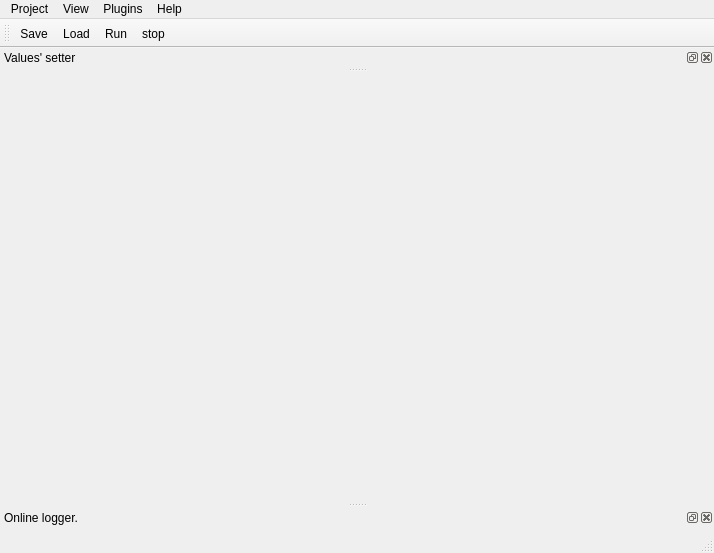
<?xml version="1.0" encoding="UTF-8"?>
<ui version="4.0">
 <class>first_face</class>
 <widget class="QMainWindow" name="first_face">
  <property name="geometry">
   <rect>
    <x>0</x>
    <y>0</y>
    <width>714</width>
    <height>553</height>
   </rect>
  </property>
  <property name="windowTitle">
   <string>RIO</string>
  </property>
  <property name="windowIcon">
   <iconset resource="res.qrc">
    <normaloff>:/first_face/res/main_icon.png</normaloff>:/first_face/res/main_icon.png</iconset>
  </property>
  <widget class="QWidget" name="centralwidget"/>
  <widget class="QStatusBar" name="statusbar"/>
  <widget class="QToolBar" name="toolBar">
   <property name="windowTitle">
    <string>toolBar</string>
   </property>
   <attribute name="toolBarArea">
    <enum>TopToolBarArea</enum>
   </attribute>
   <attribute name="toolBarBreak">
    <bool>false</bool>
   </attribute>
   <addaction name="save"/>
   <addaction name="load"/>
   <addaction name="run"/>
   <addaction name="stop"/>
  </widget>
  <widget class="QDockWidget" name="online_log">
   <property name="toolTip">
    <string>Online log.</string>
   </property>
   <property name="statusTip">
    <string>Online log.</string>
   </property>
   <property name="whatsThis">
    <string>Online log.</string>
   </property>
   <property name="floating">
    <bool>false</bool>
   </property>
   <property name="features">
    <set>QDockWidget::AllDockWidgetFeatures</set>
   </property>
   <property name="windowTitle">
    <string>Online logger.</string>
   </property>
   <attribute name="dockWidgetArea">
    <number>8</number>
   </attribute>
   <widget class="QWidget" name="dockWidgetContents_2">
    <layout class="QHBoxLayout" name="horizontalLayout">
     <property name="spacing">
      <number>2</number>
     </property>
     <property name="margin">
      <number>2</number>
     </property>
    </layout>
   </widget>
  </widget>
  <widget class="QDockWidget" name="values_setter">
   <property name="toolTip">
    <string>Values' setter.</string>
   </property>
   <property name="statusTip">
    <string>Values' setter.</string>
   </property>
   <property name="whatsThis">
    <string>Values' setter.</string>
   </property>
   <property name="locale">
    <locale language="English" country="UnitedStates"/>
   </property>
   <property name="floating">
    <bool>false</bool>
   </property>
   <property name="windowTitle">
    <string>Values' setter</string>
   </property>
   <attribute name="dockWidgetArea">
    <number>4</number>
   </attribute>
   <widget class="QWidget" name="dockWidgetContents"/>
  </widget>
  <widget class="QMenuBar" name="menubar">
   <property name="geometry">
    <rect>
     <x>0</x>
     <y>0</y>
     <width>714</width>
     <height>21</height>
    </rect>
   </property>
   <widget class="QMenu" name="project_menu">
    <property name="toolTip">
     <string>The project's menu.</string>
    </property>
    <property name="statusTip">
     <string>The project's menu.</string>
    </property>
    <property name="title">
     <string>Project</string>
    </property>
    <addaction name="save"/>
    <addaction name="save_as"/>
    <addaction name="load"/>
    <addaction name="separator"/>
    <addaction name="exit"/>
   </widget>
   <widget class="QMenu" name="help_menu">
    <property name="toolTip">
     <string>The help's menu.</string>
    </property>
    <property name="statusTip">
     <string>The help's menu.</string>
    </property>
    <property name="title">
     <string>Help</string>
    </property>
    <addaction name="about"/>
    <addaction name="license"/>
    <addaction name="guide"/>
   </widget>
   <widget class="QMenu" name="menu_view">
    <property name="title">
     <string>View</string>
    </property>
    <widget class="QMenu" name="menu_languages">
     <property name="toolTip">
      <string>Choose this application language.</string>
     </property>
     <property name="statusTip">
      <string>Choose this application language.</string>
     </property>
     <property name="title">
      <string>Language</string>
     </property>
    </widget>
    <addaction name="show_values_setter"/>
    <addaction name="show_online_log"/>
    <addaction name="menu_languages"/>
   </widget>
   <widget class="QMenu" name="menu_plugins">
    <property name="title">
     <string>Plugins</string>
    </property>
    <widget class="QMenu" name="menu_open_plugin">
     <property name="title">
      <string>Open</string>
     </property>
    </widget>
    <addaction name="action_set_dir_search"/>
    <addaction name="separator"/>
    <addaction name="menu_open_plugin"/>
   </widget>
   <addaction name="project_menu"/>
   <addaction name="menu_view"/>
   <addaction name="menu_plugins"/>
   <addaction name="help_menu"/>
  </widget>
  <action name="save">
   <property name="icon">
    <iconset resource="res.qrc">
     <normaloff>:/first_face/res/save.png</normaloff>:/first_face/res/save.png</iconset>
   </property>
   <property name="text">
    <string>Save</string>
   </property>
   <property name="toolTip">
    <string>Save the current project.</string>
   </property>
   <property name="statusTip">
    <string>Save the current project.</string>
   </property>
  </action>
  <action name="save_as">
   <property name="text">
    <string>Save as</string>
   </property>
   <property name="toolTip">
    <string>Save the current project as.</string>
   </property>
   <property name="statusTip">
    <string>Save the current project as.</string>
   </property>
  </action>
  <action name="load">
   <property name="icon">
    <iconset resource="res.qrc">
     <normaloff>:/first_face/res/load.png</normaloff>:/first_face/res/load.png</iconset>
   </property>
   <property name="text">
    <string>Load</string>
   </property>
   <property name="toolTip">
    <string>Load a project.</string>
   </property>
   <property name="statusTip">
    <string>Load a project.</string>
   </property>
  </action>
  <action name="about">
   <property name="text">
    <string>About</string>
   </property>
   <property name="toolTip">
    <string>An info about the programm.</string>
   </property>
   <property name="statusTip">
    <string>An info about the programm.</string>
   </property>
  </action>
  <action name="license">
   <property name="text">
    <string>License</string>
   </property>
   <property name="statusTip">
    <string>This text of this project's license.</string>
   </property>
   <property name="whatsThis">
    <string>This text of this project's license.</string>
   </property>
  </action>
  <action name="guide">
   <property name="text">
    <string>Guide</string>
   </property>
   <property name="toolTip">
    <string>This programm's guide.</string>
   </property>
   <property name="statusTip">
    <string>This programm's guide.</string>
   </property>
  </action>
  <action name="run">
   <property name="icon">
    <iconset>
     <normaloff>res/run.png</normaloff>res/run.png</iconset>
   </property>
   <property name="text">
    <string>Run</string>
   </property>
   <property name="toolTip">
    <string>Make the project running.</string>
   </property>
   <property name="statusTip">
    <string>Make the project running.</string>
   </property>
  </action>
  <action name="exit">
   <property name="text">
    <string>Exit</string>
   </property>
   <property name="toolTip">
    <string>Close this program.</string>
   </property>
   <property name="statusTip">
    <string>Close this program.</string>
   </property>
  </action>
  <action name="show_values_setter">
   <property name="checkable">
    <bool>true</bool>
   </property>
   <property name="checked">
    <bool>true</bool>
   </property>
   <property name="text">
    <string>Show values' setter</string>
   </property>
   <property name="toolTip">
    <string>Show values' setter.</string>
   </property>
   <property name="statusTip">
    <string>Show values' setter.</string>
   </property>
   <property name="whatsThis">
    <string>Show values' setter.</string>
   </property>
  </action>
  <action name="show_online_log">
   <property name="checkable">
    <bool>true</bool>
   </property>
   <property name="checked">
    <bool>true</bool>
   </property>
   <property name="text">
    <string>Show online log</string>
   </property>
   <property name="toolTip">
    <string>Show online log</string>
   </property>
  </action>
  <action name="stop">
   <property name="icon">
    <iconset>
     <normaloff>res/stop.png</normaloff>res/stop.png</iconset>
   </property>
   <property name="text">
    <string>stop</string>
   </property>
   <property name="toolTip">
    <string>Stop calculating.</string>
   </property>
  </action>
  <action name="action_set_dir_search">
   <property name="text">
    <string>Set dir search</string>
   </property>
   <property name="toolTip">
    <string>Set initial for for searching any availaible model. </string>
   </property>
   <property name="statusTip">
    <string>Set initial for for searching any availaible model. </string>
   </property>
  </action>
 </widget>
 <resources>
  <include location="res.qrc"/>
 </resources>
 <connections>
  <connection>
   <sender>show_values_setter</sender>
   <signal>triggered(bool)</signal>
   <receiver>values_setter</receiver>
   <slot>setVisible(bool)</slot>
   <hints>
    <hint type="sourcelabel">
     <x>-1</x>
     <y>-1</y>
    </hint>
    <hint type="destinationlabel">
     <x>44</x>
     <y>290</y>
    </hint>
   </hints>
  </connection>
  <connection>
   <sender>values_setter</sender>
   <signal>visibilityChanged(bool)</signal>
   <receiver>show_values_setter</receiver>
   <slot>setChecked(bool)</slot>
   <hints>
    <hint type="sourcelabel">
     <x>44</x>
     <y>290</y>
    </hint>
    <hint type="destinationlabel">
     <x>-1</x>
     <y>-1</y>
    </hint>
   </hints>
  </connection>
  <connection>
   <sender>show_online_log</sender>
   <signal>triggered(bool)</signal>
   <receiver>online_log</receiver>
   <slot>setVisible(bool)</slot>
   <hints>
    <hint type="sourcelabel">
     <x>-1</x>
     <y>-1</y>
    </hint>
    <hint type="destinationlabel">
     <x>301</x>
     <y>110</y>
    </hint>
   </hints>
  </connection>
  <connection>
   <sender>online_log</sender>
   <signal>visibilityChanged(bool)</signal>
   <receiver>show_online_log</receiver>
   <slot>setChecked(bool)</slot>
   <hints>
    <hint type="sourcelabel">
     <x>301</x>
     <y>110</y>
    </hint>
    <hint type="destinationlabel">
     <x>-1</x>
     <y>-1</y>
    </hint>
   </hints>
  </connection>
 </connections>
</ui>
